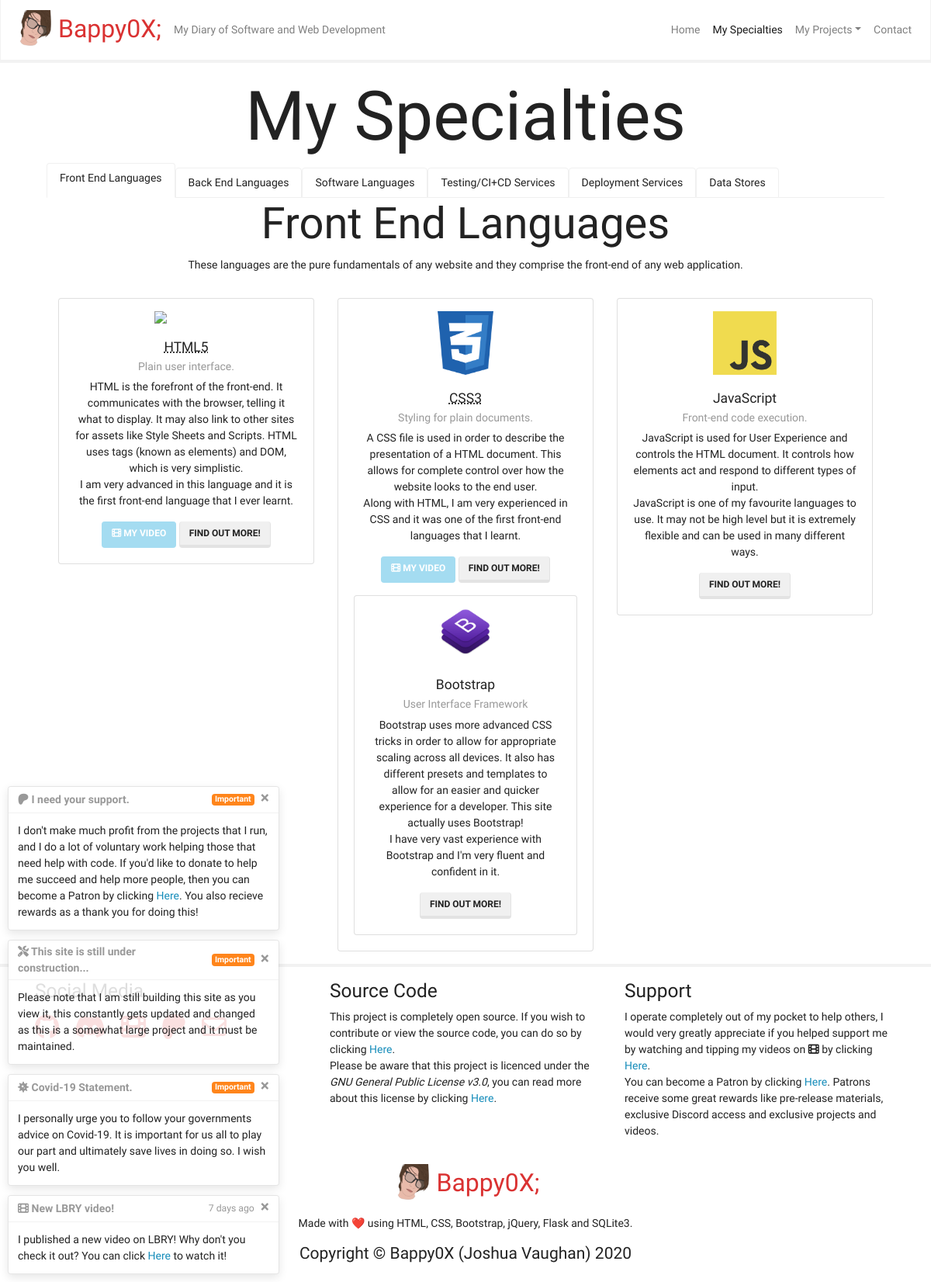
Screenshot of /my-specialties with the database file from the repository.
### static/db/models.py (models this page shows, shortened)
class notifications(db.Model):
    id = db.Column(db.Integer, primary_key=True)
    important = db.Column(db.Boolean)
    timestamp = db.Column(db.DateTime)
    header = db.Column(db.String(120))
    body = db.Column(db.String(120))
    def render():
        notifs = []
        currentTime = datetime.now()
        for i in notifications.query.filter_by(timestamp=None).all() + notifications.query.filter(notifications.timestamp!=None).order_by(notifications.timestamp).limit(4).all():
            if i.timestamp and i.timestamp > currentTime:
                continue
            notifs.append(
                {
                    "id": i.id,
                    "important": i.important,
                    "timestamp": naturaltime(currentTime - i.timestamp) if i.timestamp else None,
                    "header": Markup(i.header),
                    "body": Markup(render_template_string(i.body))
                }
            )
        return notifs

### web.py (the view)
    @app.route("/my-specialties")
    def my_specialties():
        return render_template("pages/my-specialties.html", carousel=False, nav_active="my-specialties", notifications=notifications.render())

### templates/pages/my-specialties.html (shortened to what this page needs)
{% extends "base.html" %}
{% block content %}
<h2 class="display-2 text-center" id="my-specialties">My Specialties</h2>
<ul class="nav nav-tabs">
    <li class="nav-item">
        <a class="nav-link active" data-toggle="tab" href="#front-end-languages">Front End Languages</a>
    </li>
    <li class="nav-item">
        <a class="nav-link" data-toggle="tab" href="#back-end-languages">Back End Languages</a>
    </li>
    <li class="nav-item">
        <a class="nav-link" data-toggle="tab" href="#software-languages">Software Languages</a>
    </li>
    <li class="nav-item">
        <a class="nav-link" data-toggle="tab" href="#testing-services">Testing/CI+CD Services</a>
    </li>
    <li class="nav-item">
        <a class="nav-link" data-toggle="tab" href="#deployment-services">Deployment Services</a>
    </li>
    <li class="nav-item">
        <a class="nav-link" data-toggle="tab" href="#data-stores">Data Stores</a>
    </li>
</ul>
<div class="tab-content">
    <div class="tab-pane fade show active" id="front-end-languages">
        <div class="container-fluid padding">
            <div class="row text-center">
                <div class="col-xs-12 col-sm-12 col-md-12 col-lg-12">
                    <h4 class="display-4">Front End Languages</h4>
                    <p>These languages are the pure fundamentals of any website and they comprise the front-end of any web application.</p>
                </div>
                <div class="col-xs-12 col-sm-6 col-md-4 col-lg-4">
                    <div class="card mt-3">
                        <img src="/static/img/icons/html5.png" class="w-25 mt-3">
                        <div class="card-body">
                            <h5 class="card-title"><abbr title="HyperText Markup Language 5">HTML5</abbr></h5>
                            <h6 class="card-subtitle mb-2 text-muted">Plain user interface.</h6>
                            <p class="card-text">
                                HTML is the forefront of the front-end. It communicates with the browser, telling it what to display. It may also link to other sites for assets like
                                Style Sheets and Scripts. HTML uses tags (known as elements) and DOM, which is very simplistic.<br>I am very advanced in this language and it is the
                                first front-end language that I ever learnt.
                            </p>
                            <a class="btn btn-info disabled" href="{{ url_for('redirect_videos', name='html_beginners') }}" target="_blank" role="button" data-toggle="tooltip" data-placement="bottom" title="Watch my introduction to HTML."><i class="fas fa-film"></i> My Video</a>
                            <a class="btn btn-secondary" href="https://www.w3schools.com/html/default.asp" target="_blank" role="button" data-toggle="tooltip" data-placement="bottom" title="Click here to learn some basic HTML5 skills.">Find out more!</a>
                        </div>
                    </div>
                </div>
                <div class="col-xs-12 col-sm-6 col-md-4 col-lg-4">
                    <div class="card mt-3">
                        <img src="/static/img/icons/css3.png" class="w-25 mt-3">
                        <div class="card-body">
                            <h5 class="card-title"><abbr title="Cascading Style Sheets 3">CSS3</abbr></h5>
                            <h6 class="card-subtitle mb-2 text-muted">Styling for plain documents.</h6>
                            <p class="card-text">
                                A CSS file is used in order to describe the presentation of a HTML document. This allows for complete control over how the website looks to the end
                                user.<br>Along with HTML, I am very experienced in CSS and it was one of the first front-end languages that I learnt.
                            </p>
                            <a class="btn btn-info disabled" href="{{ url_for('redirect_videos', name='css_beginners') }}" target="_blank" role="button" data-toggle="tooltip" data-placement="bottom" title="Watch my introduction to CSS."><i class="fas fa-film"></i> My Video</a>
                            <a class="btn btn-secondary" href="https://www.w3schools.com/css/default.asp" target="_blank" role="button" data-toggle="tooltip" data-placement="bottom" title="Click here to learn some basic CSS3 skills.">Find out more!</a>
                            <div class="card mt-3">
                                <img src="/static/img/icons/bootstrap.png" class="w-25 mt-3">
                                <div class="card-body mt-2">
                                    <h5 class="card-title">Bootstrap</h5>
                                    <h6 class="card-subtitle mb-2 text-muted">User Interface Framework</h6>
                                    <p class="card-text">
                                        Bootstrap uses more advanced CSS tricks in order to allow for appropriate scaling across all devices. It also has different presets and
                                        templates to allow for an easier and quicker experience for a developer. This site actually uses Bootstrap!<br>I have very vast experience
                                        with Bootstrap and I'm very fluent and confident in it.
                                    </p>
                                    <a class="btn btn-secondary" href="https://www.w3schools.com/bootstrap4/default.asp" target="_blank" role="button" data-toggle="tooltip" data-placement="bottom" title="Click here to learn some basic Bootstrap skills.">Find out more!</a>
                                </div>
                            </div>
                        </div>
                    </div>
                </div>
                <div class="col-xs-12 col-sm-12 col-md-4 col-lg-4">
                    <div class="card mt-3">
                        <img src="/static/img/icons/javascript.png" class="w-25 mt-3">
                        <div class="card-body">
                            <h5 class="card-title">JavaScript</h5>
                            <h6 class="card-subtitle mb-2 text-muted">Front-end code execution.</h6>
                            <p class="card-text">
                                JavaScript is used for User Experience and controls the HTML document. It controls how elements act and respond to different types of input.<br>
                                JavaScript is one of my favourite languages to use. It may not be high level but it is extremely flexible and can be used in many different ways.
                            </p>
                            <a class="btn btn-secondary" href="https://www.w3schools.com/js/default.asp" target="_blank" role="button" data-toggle="tooltip" data-placement="bottom" title="Click here to learn some basic JavaScript.">Find out more!</a>
                        </div>
                    </div>
                </div>
            </div>
        </div>
    </div>
</div>
{% endblock %}

### templates/base.html (shortened to what this page needs)
<!DOCTYPE html>
<html>
<head>
    <link rel="stylesheet" href="{{ url_for('static', filename='css/style.css') }}">
    <link rel="stylesheet" href="https://bootswatch.com/4/lumen/bootstrap.min.css">
</head>
<body>
    <nav class="navbar sticky-top navbar-expand-lg navbar-light bg-light mb-3">
        <a class="navbar-brand" href="{{ url_for('index') }}">
            <img src="{{ url_for('static', filename='img/logo.png') }}" width="50" class="d-inline-block align-top mr-2">Bappy0X;
        </a>
        <div class="collapse navbar-collapse" id="navbarNavDropdown">
            <span class="navbar-text">My Diary of Software and Web Development</span>
            <ul class="navbar-nav ml-auto">
                <li class="nav-item {% if nav_active == 'home' %}active{% endif %}">
                    <a class="nav-link" href="{{ url_for('index') }}">Home</a>
                </li>
                <li class="nav-item {% if nav_active == 'my-specialties' %}active{% endif %}">
                    <a class="nav-link" href="{{ url_for('my_specialties') }}">My Specialties</a>
                </li>
                <li class="nav-item dropdown">
                    <a class="nav-link dropdown-toggle" href="#" id="navbarDropdownMenuLink" role="button" data-toggle="dropdown">My Projects</a>
                </li>
                <li class="nav-item {% if nav_active == 'contact' %}active{% endif %}">
                    <a class="nav-link" href="{{ url_for('contact') }}">Contact</a>
                </li>
            </ul>
        </div>
    </nav>
    <div style="position: relative;">
        <div style="position: fixed; bottom: 10px; left: 10px; min-width: 300px; z-index:9999;">
            {% for i in notifications %}
            <div class="toast" role="alert" data-autohide="false">
                <div class="toast-header">
                    <strong class="mr-auto">{{ i["header"] }}</strong>
                    {% if i.get("timestamp") %}<small class="text-muted">{{ i["timestamp"] }}</small>{% endif %}
                    {% if i.get("important") %}<span class="badge badge-warning ml-1">Important</span>{% endif %}
                    <button type="button" class="ml-2 mb-1 close" data-dismiss="toast">
                        <span>&times;</span>
                    </button>
                </div>
                <div class="toast-body">{{ i["body"] }}</div>
            </div>
            {% endfor %}
        </div>
    </div>
    <div class="content">{% block content %}{% endblock %}</div>
    <footer class="footer mt-3 py-3">
        <div class="container">
            <div class="row">
                <div class="col-sm-4">
                    <h3>Social Media</h3>
                    <ul class="footer-social">
                        <li><a href="{{ url_for('redirect_links', name='github') }}"><i class="fab fa-github" data-toggle="tooltip" data-placement="bottom" title="GitHub"></i></a></li>
                        <li><a href="{{ url_for('redirect_links', name='discord') }}"><i class="fab fa-discord" data-toggle="tooltip" data-placement="bottom" title="Discord"></i></a></li>
                        <li><a href="{{ url_for('redirect_links', name='lbry') }}"><i class="fas fa-film" data-toggle="tooltip" data-placement="bottom" title="LBRY"></i></a></li>
                        <li><a href="{{ url_for('redirect_links', name='patreon') }}"><i class="fab fa-patreon" data-toggle="tooltip" data-placement="bottom" title="Patreon"></i></a></li>
                        <li><a href="{{ url_for('redirect_links', name='email') }}" target="_blank"><i class="far fa-envelope" data-toggle="tooltip" data-placement="bottom" title="Email"></i></a></li>
                    </ul>
                </div>
                <div class="col-sm-4">
                    <h3>Source Code</h3>
                    <p>
                        This project is completely open source. If you wish to contribute or view the source code, you can do so by clicking
                        <a href="{{ url_for('redirect_links', name='site-repo') }}" target="_blank">Here</a>.<br>Please be aware that this project is licenced under the
                        <em>GNU General Public License v3.0</em>, you can read more about this license by clicking
                        <a href="{{ url_for('redirect_links', name='site-license') }}" target="_blank">Here</a>.
                    </p>
                </div>
                <div class="col-sm-4">
                    <h3>Support</h3>
                    <p>
                        I operate completely out of my pocket to help others, I would very greatly appreciate if you helped support me by watching and tipping my videos on
                        <i class="fas fa-film" title="LBRY"></i> by clicking <a href="{{ url_for('redirect_links', name='lbry') }}">Here</a>.<br>You can become a Patron by clicking
                        <a href="{{ url_for('redirect_links', name='patreon') }}">Here</a>. Patrons receive some great rewards like pre-release materials, exclusive Discord access and
                        exclusive projects and videos.
                    </p>
                </div>
                <div class="col-12 text-center mt-3">
                    <p class="footer-brand">
                        <img src="{{ url_for('static', filename='img/logo.png') }}" width="50" class="d-inline-block align-top mr-2">Bappy0X;
                    </p>
                    <p>Made with ❤️ using HTML, CSS, Bootstrap, jQuery, Flask and SQLite3.</p>
                    <h4>Copyright © Bappy0X (Joshua Vaughan) 2020</h4>
                </div>
            </div>
        </div>
    </footer>
</body>
</html>

### static/css/style.css (style rules this page uses)
html, body { font-family: "Rajdhani", sans-serif !important; }
.navbar-brand, .footer-brand { color: #da3232 !important; font-size: 2rem !important; }
.content { width: 90vw; margin: auto; }
.card img { align-self: center; }
.footer { border-top: 4px solid #f2f2f2; }
.footer-social { font-size: 2rem; list-style: none; padding-left: 0; }
.footer-social li { float: left; padding: 0 10px; }
.footer-social li:first-child { padding-left: 0; }
.footer-social i { color: #da3232 !important; }

### rows the page displays
notifications: header "I need your support.", shows "Important", body "I don't make much profit from the projects that I run, and I do a lot of voluntary work helping those that need help with code. If you'd like to donate to help me succeed and help more people, then you can become a Patron by clicking Here . You also recieve rewards as a thank you for doing this!"
notifications: header "This site is still under construction...", shows "Important", body "Please note that I am still building this site as you view it, this constantly gets updated and changed as this is a somewhat large project and it must be maintained."
notifications: header "Covid-19 Statement.", shows "Important", body "I personally urge you to follow your governments advice on Covid-19. It is important for us all to play our part and ultimately save lives in doing so. I wish you well."
notifications: header "New LBRY video!", timestamp "7 days ago", body "I published a new video on LBRY! Why don't you check it out? You can click Here to watch it!"
